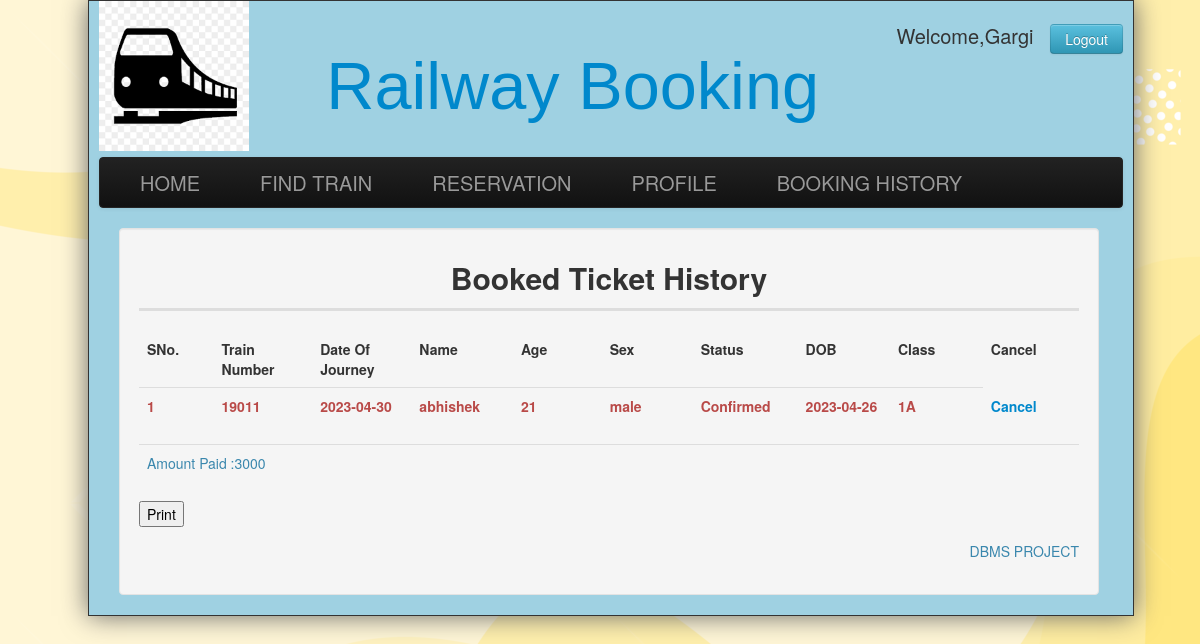
Screenshot of /ViewFullStatus.php?Tnumber=19011&doj=2023-04-30&fromstn=SURAT&tostn=BARODA&DOB=2023-04-26 (signed in) with the database file from the repository.
### tables this page shows
CREATE TABLE `booking` (
  `uname` varchar(15) NOT NULL,
  `Tnumber` int(11) NOT NULL,
  `class` varchar(2) NOT NULL,
  `doj` date NOT NULL,
  `DOB` date NOT NULL,
  `fromstn` varchar(15) NOT NULL,
  `tostn` varchar(15) NOT NULL,
  `Name` varchar(15) NOT NULL,
  `Age` int(11) NOT NULL,
  `sex` varchar(10) NOT NULL,
  `Status` varchar(20) NOT NULL
);

### ViewFullStatus.php (the view, shortened to what this page needs)
<?php
require('firstimport.php');
$tbl_name="booking";
mysqli_select_db($conn,"$db_name") or die("cannot select db");
	$name1=$_SESSION['name'];
	$tno=$_GET['Tnumber'];
	$doj=$_GET['doj'];
	$fromstn=$_GET['fromstn'];
	$tostn=$_GET['tostn'];
	$DOB=$_GET['DOB'];
	$sql="SELECT Tnumber,doj,Name,Age,Sex,Status,DOB,class FROM $tbl_name WHERE (uname='$name1' and Tnumber='$tno' and doj='$doj' and DOB='$DOB' and fromstn='$fromstn' and tostn='$tostn')";
	$result=mysqli_query($conn,$sql);
?>
	<!DOCTYPE html>
<html>
<head>
	<link href="css/bootstrap.min.css" rel="stylesheet">
	<link href="css/Default.css" rel="stylesheet">
</head>
<body>
	<div class="wrap">
		<div class="header">
			<div style="float:left;width:150px;">
				<img src="images/rlogo.png"/>
			</div>
			<div>
			<div style="float:right; font-size:20px;margin-top:20px;">
			<?php
			 if(isset($_SESSION['name']))
			 {
			 echo "Welcome,".$_SESSION['name']."&nbsp;&nbsp;&nbsp;<a href=\"logout.php\" class=\"btn btn-info\">Logout</a>";
			 }
			 ?>
			</div>
			<div id="heading">
				<a href="index.php">Railway Booking</a>
			</div>
			</div>
		</div>
		<div class="navbar navbar-inverse" >
			<div class="navbar-inner">
				<div class="container" >
				<a class="brand" href="index.php" >HOME</a>
				<a class="brand" href="train.php" >FIND TRAIN</a>
				<a class="brand" href="reservation.php">RESERVATION</a>
				<a class="brand" href="profile.php">PROFILE</a>
				<a class="brand" href="booking.php">BOOKING HISTORY</a>
				</div>
			</div>
		</div>
		<div class="span12 well">
			<div align="center" style="border-bottom: 3px solid #ddd;">
				<h2>Booked Ticket History </h2>
			</div>
			<br>
	<div >
				<table  class="table">
				<col width="90">
					<col width="90">
				<col width="90">
				<col width="110">
				<col width="90">
				<col width="90">
				<col width="90">
				<col width="90">
				<tr>
					<th style="width:10px;border-top:0px;">SNo.</th>
					<th style="width:100px;border-top:0px;">Train Number</th>
					<th style="width:100px;border-top:0px;">Date Of Journey</th>
					<th style="width:100px;border-top:0px;">Name</th>
					<th style="width:100px;border-top:0px;">Age</th>
					<th style="width:100px;border-top:0px;">Sex</th>
					<th style="width:100px;border-top:0px;">Status</th>
					<th style="width:100px;border-top:0px;">DOB</th>
					<th style="width:100px;border-top:0px;">Class</th>
					<th style="width:100px;border-top:0px;">Cancel</th>
				</tr>
				<?php
				$n=1;
				while($row=mysqli_fetch_array($result)){
					if($n%2!=0)
					{
				?>
				<tr class="text-error">
					<th style="width:10px;"> <?php echo $n; ?> </th>
					<th style="width:100px;"> <?php echo $row['Tnumber']; ?> </th>
					<th style="width:100px;"> <?php echo $row['doj']; ?> </th>
					<th style="width:100px;"> <?php echo $row['Name']; ?> </th>
					<th style="width:100px;"> <?php echo $row['Age']; ?> </th>
					<th style="width:100px;"> <?php echo $row['Sex']; ?> </th>
					<th style="width:100px;"> <?php echo $row['Status']; ?> </th>
					<th style="width:100px;"> <?php echo $row['DOB']; ?> </th>
					<th style="width:100px;"> <?php echo $class; ?> </th>
					<th style="border-top:0px;"> <a href="delete.php?Tnumber=<?php echo $row['Tnumber']; ?>& doj= <?php echo $row['doj']; ?> & Name=<?php echo $row['Name']; ?>&Age=<?php echo $row['Age']; ?>& Sex=<?php echo $row['Sex']; ?> & Status=<?php echo $row['Status']; ?>&DOB=<?php echo $row['DOB']; ?> & class=<?php echo $class; ?>" >Cancel </a> </th>
				</tr>
				<?php
					}
					$n++;
				}
				?>
				</table>
				<table class="table">
				<tr class="text-info">
					<td>Amount Paid :<?php $tot=($n-1)*$amt;echo $tot;?></td>
				</tr>
				</table>
								<button onClick="window.print()">Print </button>
		<footer >
		<div style="width:100%;">
			<div style="float:right;">
			<p class="text-right text-info">DBMS PROJECT</p>
			</div>
		</div>
		</footer>
	</div>
</body>
</html>

### css/Default.css (style rules this page uses)
.header { height: 156px; padding: 0; font-size: 14px; width:100%; }
.wrap { position:absolute; width:1024px; background-color:#9fd1e2; padding:0 10px; border:solid 1px; -o-box-shadow: 10px 10px 5px #888888c4; -moz-box-shadow: 10px 10px 5px #888; -webkit-box-shadow: 10px 10px 5px #888; box-shadow: 0px 0px 25px #666; }
#heading { text-align:center; font-size:50pt; font-family:verdana,helvetica,arial,sans-serif; color:#ce6097; padding-top:35pt; line-height:normal; }
.navbar .brand { padding:10px 40px 10px; }
.span12 { margin-right:20px; }

### rows the page displays
booking: Tnumber "19011", doj "2023-04-30", Name "abhishek", Age "21", sex "male", Status "Confirmed", DOB "2023-04-26"

### other values shown
$_SESSION['name'] "Gargi"
$tot "3000"
